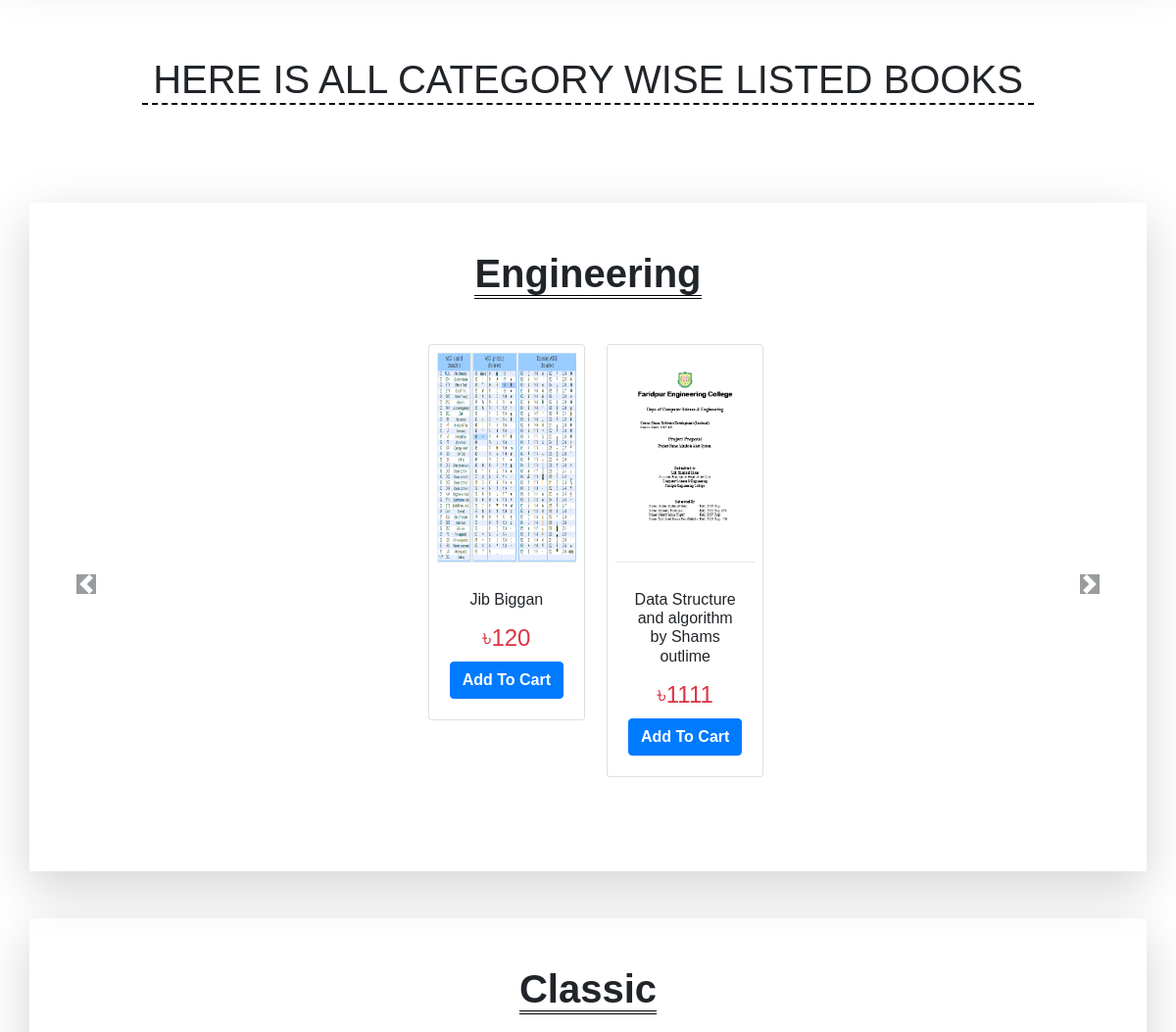
The app's page / (middle part), older data.
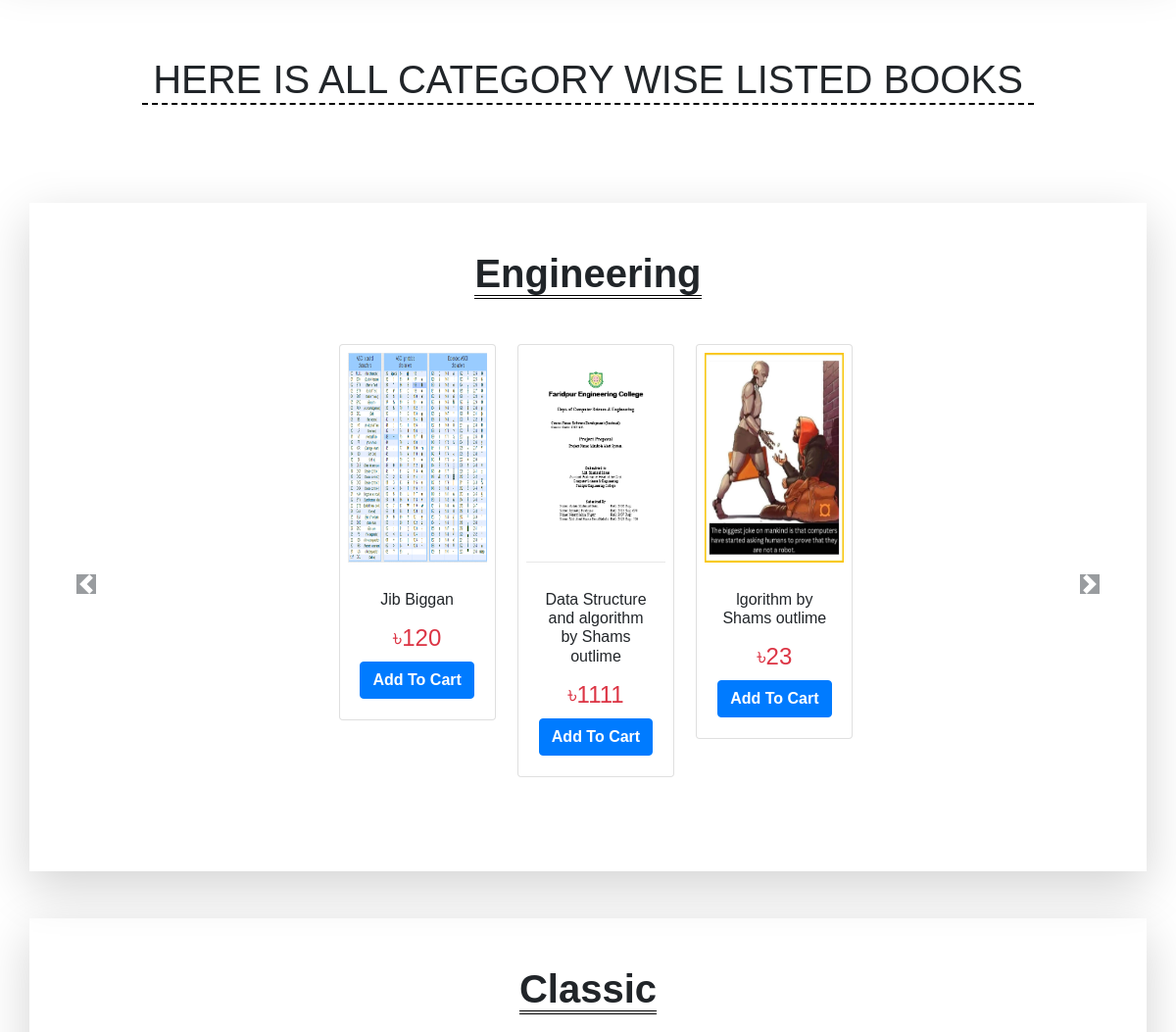
The same page, newer data.
### home/models.py (models this page shows, shortened)
class books(models.Model):
    book_id = models.AutoField #automatic increments id
    book_name = models.CharField(max_length=50)
    category = models.CharField(max_length=50, default="")
    price = models.IntegerField(default=0)
    image = models.ImageField(upload_to="home/images",default="")
    slug = models.SlugField(max_length=1000, default="")
    sellername = models.CharField(max_length=100, default="")
    pickuplocation = models.CharField(max_length=1000, default="")

### home/views.py (the view)
# urls.py: 2. Add a URL to urlpatterns:  path('', views.home, name='home')
def home(request):
    allProds = []
    book = books.objects.all()
    categories = books.objects.values('category')
    ca = {item['category'] for item in categories}
    cats = list(ca)
    for cat in cats:
        prod = books.objects.filter(category = cat)
        allProds.append([prod,range(len(prod))])
    params = {'books':book, 'cats':cats, 'allProds':allProds}
    return render(request,'home/home.html',params)

### templates/home/home.html (shortened to what this page needs)
{% extends 'base.html' %}
{% block body %}
{% load static %}
<div class="container text-center" style="font-family: 'El Messiri', sans-serif; font-size: 30px;">
  <h1 style="margin: 100px; border-bottom: 2px black dashed;">
    <span> HERE IS ALL CATEGORY WISE LISTED BOOKS</span>
  </h1>
</div>
{% for product,range in allProds %}
<div class="container my-5 shadow-lg p-5" style="font-family: 'El Messiri', sans-serif; font-size: 30px;">
  <h1 class="text-center mb-5"> <span style="border-bottom: 4px black double;"><b>{{product.0.category}}</b></span></h1>
  <div id="carouselExampleControls{{forloop.counter}}" class="carousel slide" data-ride="carousel">
    <div class="carousel-inner text-center">
      <div class="carousel-item active">
        {% for i in product|slice:"0:5" %}
        <div class="col-xs-2 col-sm-2 col-md-2 text-center" style="display: inline-block;">
          <div class="card mb-5" style="width: 10rem;">
            <a href="{{ i.slug }}"><img src='{{i.image.url}}' class="card-img-top p-2"
                style="width: 158px; height: 230px;"></a>
            <div class="card-body">
              <h6 class="card-title" id="namepr{{i.slug}}">{{i.book_name}}</h6>
              <small>
                <p class="card-text text-danger">&#2547;{{i.price}}</p>
              </small>
              <span id='divpr{{i.slug}}'><button id='pr{{i.slug}}' price='{{i.price}}'
                  class="btn btn-primary cart"><b>Add To Cart</b></button></span>
            </div>
          </div>
        </div>
        {% endfor %}
      </div>
    </div>
    <a class="carousel-control-prev" href="#carouselExampleControls{{forloop.counter}}" role="button" data-slide="prev"
      style="width: 20px;">
      <span class="carousel-control-prev-icon bg-dark " aria-hidden="true"></span>
    </a>
    <a class="carousel-control-next" href="#carouselExampleControls{{forloop.counter}}" role="button" data-slide="next"
      style="width: 20px;">
      <span class="carousel-control-next-icon bg-dark " aria-hidden="true"></span>
    </a>
  </div>
</div>
{% endfor %}
{% endblock body %}

Row changes from the older to the newer data that the page shows:
added books: image (picture), book_name "lgorithm by Shams outlime", price "23"
